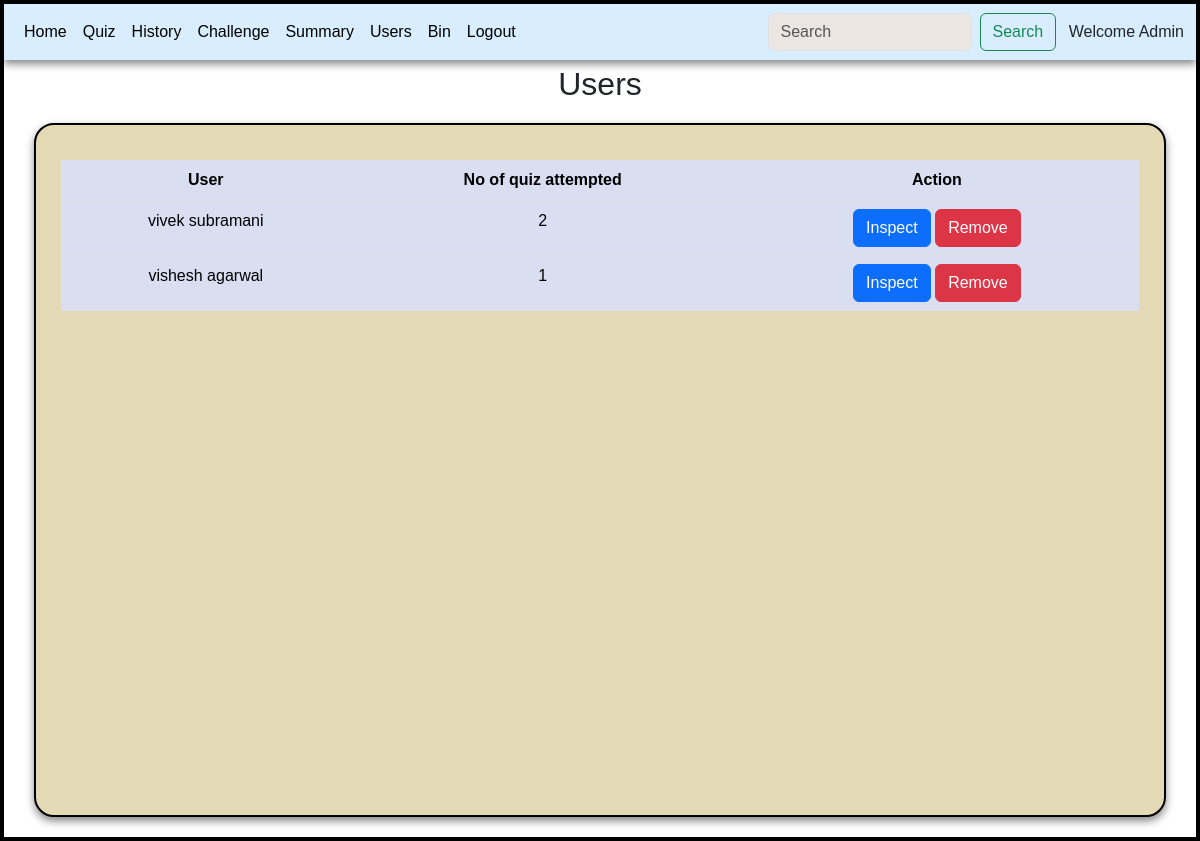
The page /usersdata on the database as committed earlier.
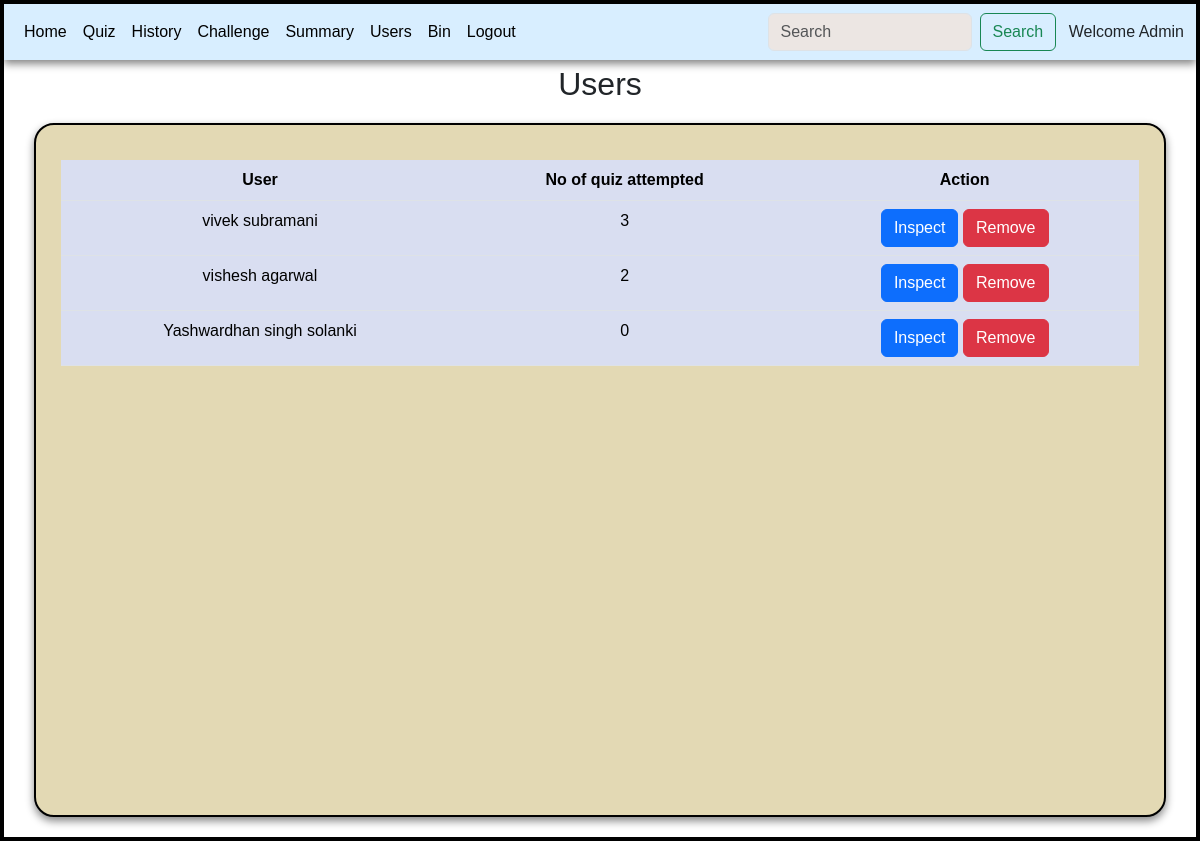
The same page on the database as committed later.
### controllers/models.py (models this page shows)
class User(db.Model):
    id = db.Column(db.Integer(), primary_key = True)
    username = db.Column(db.String(), nullable=False, unique = True)
    password = db.Column(db.String(), nullable = False)
    fullname = db.Column(db.String(), nullable=False)
    qualification = db.Column(db.String(), nullable=False)
    dob = db.Column(db.Date(),nullable = False)
    type = db.Column(db.String(), default="user")
    score = db.relationship('Score', backref='user')
    userdata = db.relationship('Userdata', backref='user')

### controllers/main.py (the view)
@app.route('/usersdata')
def users_data():
    if 'sw' in request.args:
        sw = request.args.get('sw')
        users = User.query.filter(User.fullname.like(sw)).all()
        quiz = Quiz.query.all()
        q = len(quiz)
        return render_template('userdata.html',users=users,q=q)
    elif 'emsg' in request.args:
        return render_template('userdata.html',users=[])
    users = User.query.filter_by(type="user").all()
    quiz = Quiz.query.all()
    q = len(quiz)
    return render_template('userdata.html',users=users,q=q)

### templates/userdata.html (shortened to what this page needs)
<!DOCTYPE html>
<html lang="en">
<head>
    <link rel="stylesheet" href="/static/style.css">
    <link href="https://cdn.jsdelivr.net/npm/bootstrap@5.3.3/dist/css/bootstrap.min.css" rel="stylesheet">
</head>
<body>
    <div id="main">
        <div id="canvas">
            <nav class="navbar navbar-expand-lg bg-body-dark" id="nav">
                <div class="container-fluid">
                  <div class="collapse navbar-collapse" id="navbarSupportedContent">
                    <ul class="navbar-nav me-auto mb-2 mb-lg-0">
                      <li class="nav-item">
                        <a class="nav-link active" aria-current="page" href="/admin">Home</a>
                      </li>
                      <li class="nav-item">
                        <a class="nav-link active" aria-current="page" href="/quizmantemp">Quiz</a>
                      </li>
                      <li class="nav-item">
                        <a class="nav-link active" aria-current="page" href="/history">History</a>
                      </li>
                      <li class="nav-item">
                        <a class="nav-link active" aria-current="page" href="/challengeque">Challenge</a>
                      </li>
                      <li class="nav-item">
                        <a class="nav-link active" aria-current="page" href="/adminsummary">Summary</a>
                      </li>
                      <li class="nav-item">
                        <a class="nav-link active" aria-current="page" href="/usersdata">Users</a>
                      </li>
                      <li class="nav-item">
                        <a class="nav-link active" aria-current="page" href="/bin">Bin</a>
                      </li>
                      <li class="nav-item">
                        <a class="nav-link active" aria-current="page" href="/">Logout</a>
                      </li>
                    </ul>
                    <form class="d-flex" action="/adminsearch/ud">
                      <input class="form-control me-2" type="search" placeholder="Search" aria-label="Search" name="search_word" style="background-color: #ece6e3;">
                      <button class="btn btn-outline-success" type="submit">Search</button>
                    </form>
                  </div>
                  <span>&ensp; Welcome Admin</span>
                </div>
            </nav>
            <h2 style="text-align: center;margin-top: 5px;">Users</h2>
            <div class="table-div" id="canvas">
              {% if users %}
                <table class="table table-hover" id="table-body">
                  <thead>
                    <tr>
                      <th scope="col">User</th>
                      <th scope ="col">No of quiz attempted</th>
                      <th scope="col">Action</th>
                    </tr>
                  </thead>
                  <tbody>
                    {% for user in users %}
                      <tr>
                        <td>{{ user.fullname }}</td>
                        <td>{{ user.score|length }}</td>
                        <td>
                          <a href='/inspect/{{ user.id }}' class="btn btn-primary">Inspect</a>
                          <a href='/remove/{{user.id}}' class="btn btn-danger">Remove</a>
                        </td>
                      </tr>
                    {% endfor %}
                  </tbody>
                </table>
              {% else %}
                  <p style="text-align: center;"> No Data to Display </p>
              {% endif %}
            </div>
        </div>
    </div>
</body>
</html>

Rows that differ between the two databases and show on the page:
computed for User "vivek subramani": score|length "2" → "3"
computed for User "vishesh agarwal": score|length "1" → "2"
added User: fullname "Yashwardhan singh solanki", score|length "0"
